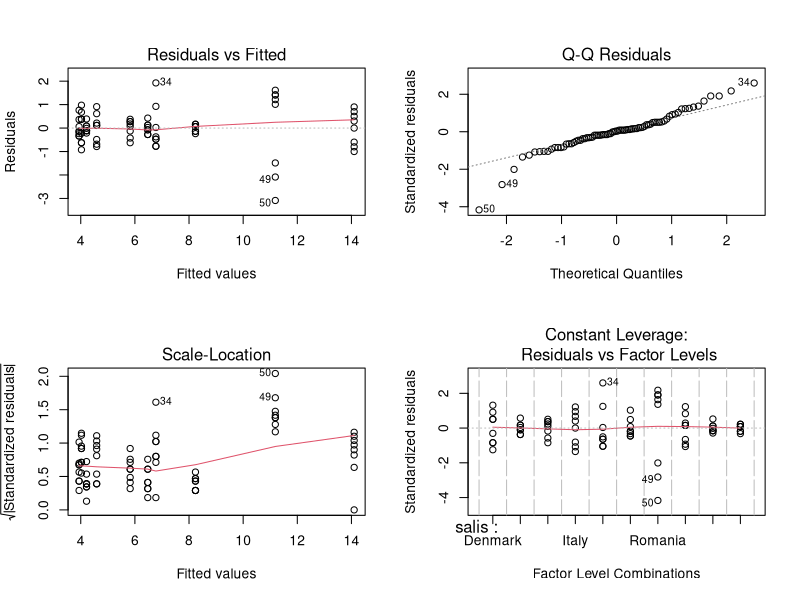
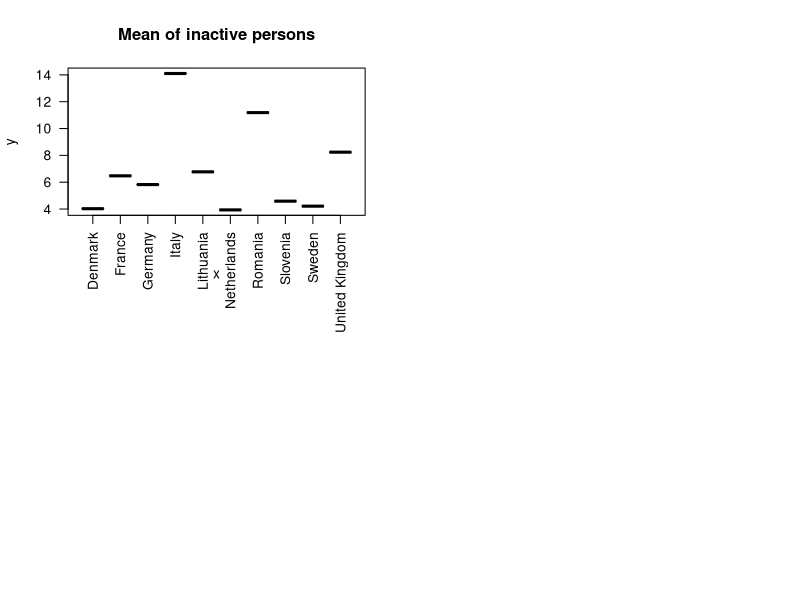
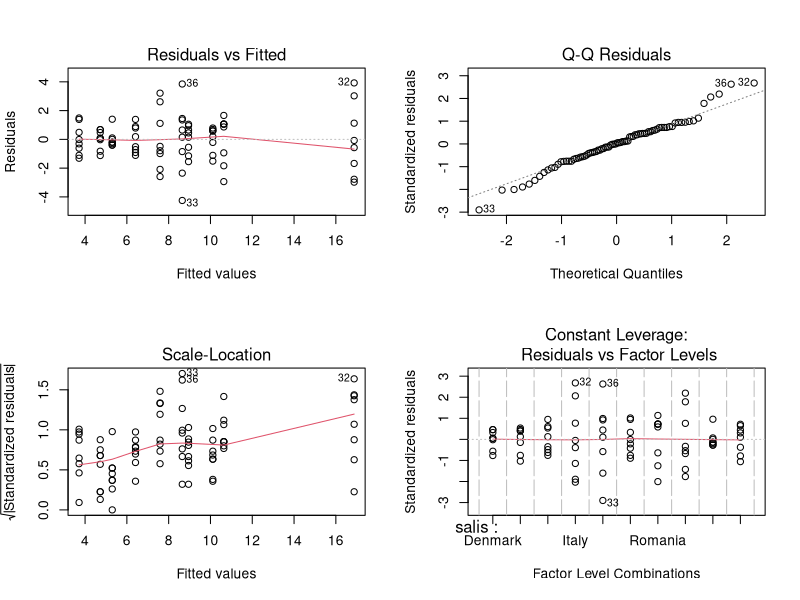
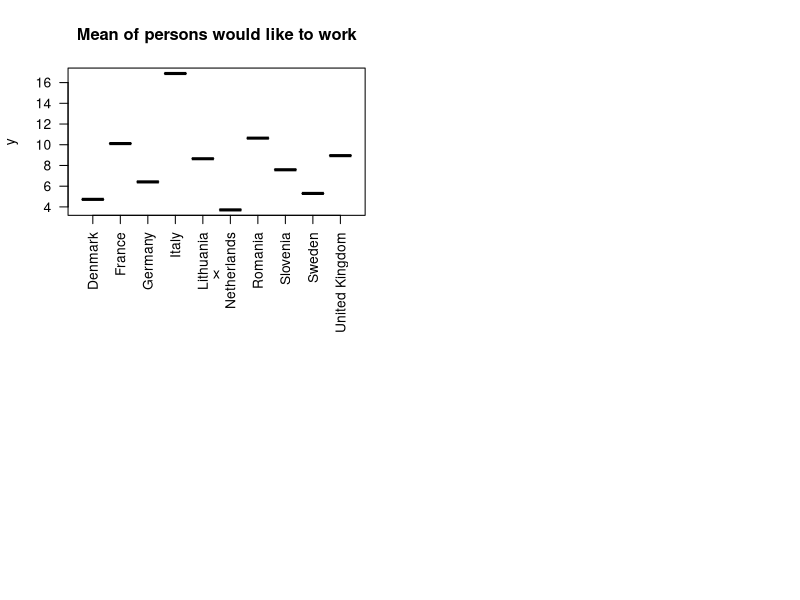

The R script that drew these images, in order:
## ---- chunk 1
data4 = read.csv(file="inactive.csv", header=T)
## ---- chunk 2
inactive =as.vector(t(data4[,-1]))
salis = as.character(rep((data4[,1]),each=8))
dat4 = data.frame(inactive, salis)
fit4 = aov(inactive~salis, dat4)
par(mfrow=c(2,2))
plot(fit4)
summary(fit4)
## ---- chunk 3
summary(inactive)
## ---- chunk 4
mean(inactive)
## ---- chunk 5
median(inactive)
## ---- chunk 6
library(modeest)
mlv(inactive, method = "mfv")
## ---- chunk 7
sd(inactive)
## ---- chunk 8
y=rowMeans(data4[,-1])
x=factor(data4[,1])
plot(x, y, type="h", main="Mean of inactive persons", las=2)
## ---- chunk 9
data6 = read.csv(file="seeking.csv", header=T)
## ---- chunk 10
seeking =as.vector(t(data6[,-1]))
salis = as.character(rep((data6[,1]),each=8))
dat6 = data.frame(seeking, salis)
fit6 = aov(seeking~salis, dat6)
par(mfrow=c(2,2))
plot(fit6)
summary(fit6)
## ---- chunk 11
summary(seeking)
## ---- chunk 12
mean(seeking)
## ---- chunk 13
median(seeking)
## ---- chunk 14
library(modeest)
mlv(seeking, method = "mfv")
## ---- chunk 15
sd(seeking)
## ---- chunk 16
y=rowMeans(data6[,-1])
x=factor(data6[,1])
plot(x, y, type="h", main="Mean of persons would like to work", las=2)
